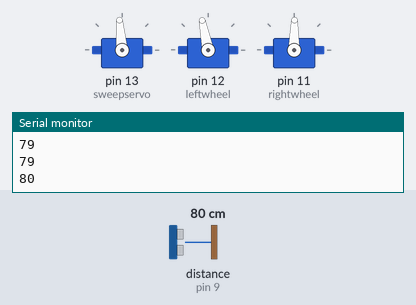
Simulated run of this sketch. Board: Arduino Uno, built with avr-gcc and run on an emulated ATmega328P. Shown: 3 × servo, the last lines printed to the serial monitor. Wiring (inferred from the names in the program): ultrasonic range finder: trigger pin 10; echo pin 9. Inputs (shaded band) come from the test bench; at power-on: distance to the obstacle (sensor on pin 9) 80 cm. The echo pulse lasts 58.3 µs per cm.

Above: at 1.4 s.
1.5 s: distance to the obstacle (sensor on pin 9) set to 18 cm
3.0 s: distance to the obstacle (sensor on pin 9) set to 14 cm
At 5.1 s:
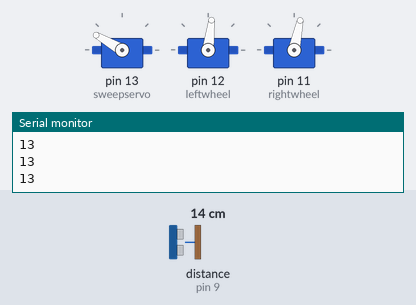
6.0 s: distance to the obstacle (sensor on pin 9) set to 35 cm
At 6.43 s:
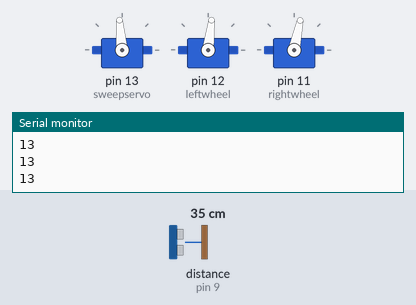
8.0 s: distance to the obstacle (sensor on pin 9) set to 2 cm
At 8.4 s:
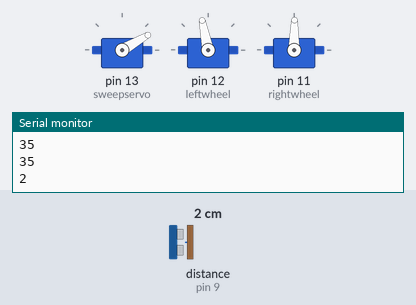
Timing chart, 0 to 12.0 s (numbered marks = the images above; inputs shaded):
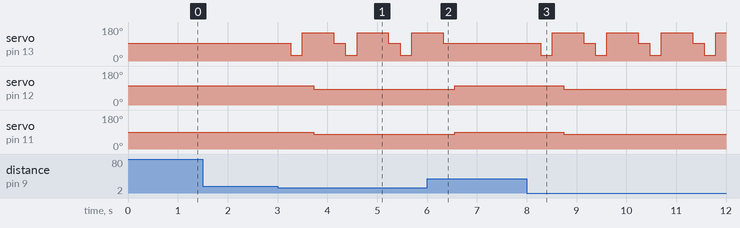

The sketch:

line_follow-master.ino
```cpp
#include <Servo.h>
#include <IRremote.h>
#define trigPin 10
#define echoPin 9

Servo sweepservo;  // create servo object to control a servo
Servo rightwheel;
Servo leftwheel;
// twelve servo objects can be created on most boards

int pos = 30;    // variable to store the servo position
int distance;
int RECV_PIN1 = 7;
int RECV_PIN2 = 6;
int RECV_PIN3 = 5;
int RECV_PIN4 = 4;

IRsend irsend;
IRrecv irrecv1(RECV_PIN1);
IRrecv irrecv2(RECV_PIN2);
IRrecv irrecv3(RECV_PIN3);
IRrecv irrecv4(RECV_PIN4);

decode_results results1;
decode_results results2;
decode_results results3;
decode_results results4;

void setup()
{
  Serial.begin (9600);
  pinMode(trigPin, OUTPUT);
  pinMode(echoPin, INPUT);
  sweepservo.attach(13);  // attaches the servo on pin 9 to the servo object
  Serial.println("Serial Monitor Enabled");
}

void loop()
{
  int front, left, right;
  moveservo(95);
  delay(30);
  front=obstacle();
  if (front>15)
  {
    servomotor(40,40,200);
  }
  else
  {
    moveservo(30);
    delay(30);
    left=obstacle();
    moveservo(150);
    delay(30);
    right=obstacle();
    if ((left>right))
    {
      servomotor(150,-150,300);
      delay(200);
    }
    else
    {
      servomotor(-150,150,200);
      delay(200);
    }
  }
}


void moveservo(int pos)
{
  sweepservo.write(pos);
  delay(200);
}

int obstacle()
{
  long duration;
  digitalWrite(trigPin, LOW);
  delayMicroseconds(2);
  digitalWrite(trigPin, HIGH);
  delayMicroseconds(10);
  digitalWrite(trigPin, LOW);
  duration = pulseIn(echoPin, HIGH);
  distance = (duration/2) / 29.1;
  Serial.println(distance);
  return distance;
}

void servomotor(int speedLeft, int speedRight,int d)
{
  leftwheel.attach(12);
  rightwheel.attach(11);
  leftwheel.writeMicroseconds(1550+speedLeft);
  rightwheel.writeMicroseconds(1500-speedRight);
  delay(d);
  leftwheel.detach();
  rightwheel.detach();
}
```

Measured:
- the behaviour switches between 16 and 15 cm on distance to the obstacle (sensor on pin 9) (found by bisection; images 0 and 1)
- after the input at 3.0 s, servo on pin 13 (sweepservo): 95° → 30° after 0.27 s, then repeats every 1.1 s: 150° 0.63 s, 95° 0.23 s, 30° 0.23 s; servo on pin 12 (leftwheel): 101° → 83° after 0.73 s; servo on pin 11 (rightwheel): 89° → 78° after 0.73 s
- after the input at 6.0 s, servo on pin 13 (sweepservo): goes on until 6.3 s, then stays 95°; servo on pin 12 (leftwheel): 83° → 101° after 0.55 s; servo on pin 11 (rightwheel): 78° → 89° after 0.55 s
- after the input at 8.0 s, servo on pin 13 (sweepservo): 95° → 30° after 0.28 s, then repeats every 1.1 s: 150° 0.63 s, 95° 0.23 s, 30° 0.23 s; servo on pin 12 (leftwheel): 101° → 83° after 0.75 s; servo on pin 11 (rightwheel): 89° → 78° after 0.75 s
